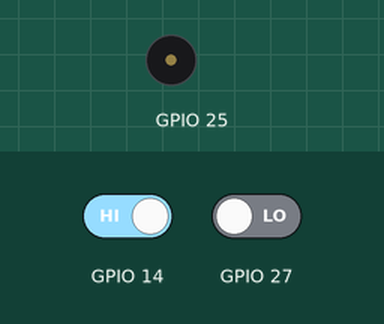
Recording of a sketch running on a simulated ESP32. Parts: buzzer (waves = sounding). Inputs (shaded band) come from the test bench; at power-on: GPIO 14 HIGH, GPIO 27 LOW.

Above: at 1.7 s.
1.8 s: GPIO 14 driven LOW
At 2.4 s:
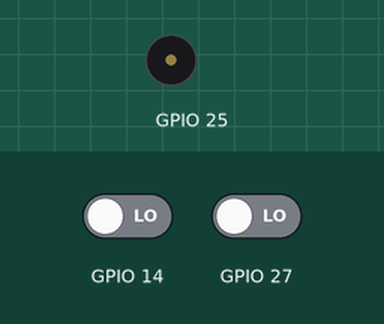
3.3 s: GPIO 14 driven HIGH
At 5.34 s:
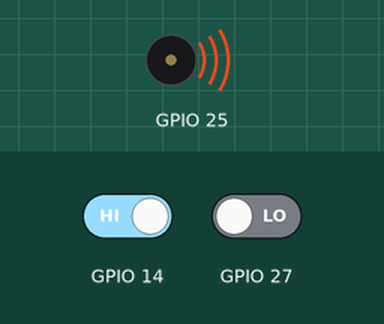
Timing chart, 0 to 12.5 s (numbered marks = the images above; inputs shaded):
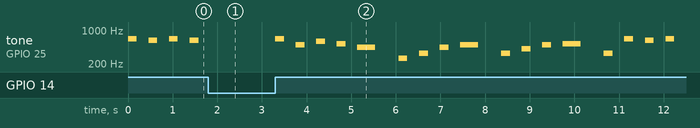

The sketch:

teachable_esp32_music.ino
```cpp
#include "pitches.h"

int freq = 2000;
int channel = 0;
int resolution = 8;

int melody[] = {
  NOTE_E5, NOTE_DS5, NOTE_E5, NOTE_DS5, NOTE_E5, NOTE_B4, NOTE_D5,
  NOTE_C5, NOTE_A4,
  NOTE_C4, NOTE_E4, NOTE_A4, NOTE_B4,
  NOTE_E4, NOTE_GS4, NOTE_B4, NOTE_C5, NOTE_E4,

  NOTE_E5, NOTE_DS5, NOTE_E5, NOTE_DS5, NOTE_E5, NOTE_B4, NOTE_D5,
  NOTE_C5, NOTE_A4,
  NOTE_C4, NOTE_E4, NOTE_A4, NOTE_B4,
  NOTE_E4, NOTE_C5, NOTE_B4, NOTE_A4,


};

int noteDurations[] = {
  4, 4, 4, 4, 4, 4, 4,
  4, 8/3,
  4, 4, 4, 8/3,
  4, 4, 4, 8/3, 4,
  4, 4, 4, 4, 4, 4, 4,
  4, 8/3,
  4, 4, 4, 8/3,
  4, 4, 4, 8/5,
};

void setup() {
  Serial.begin(115200);
  pinMode(14,INPUT);
  pinMode(27,INPUT);
  ledcSetup(channel, freq, resolution);
  ledcAttachPin(25, channel);
}
int Mask = 0;
int NoMask = 0;
void loop() {
    for (int thisNote = 0; thisNote < 42; thisNote++) {
        Mask = digitalRead(14);
        NoMask = digitalRead(27);
            while(Mask == 0){
        ledcWriteTone(channel, 0);
        Mask = digitalRead(14);
        NoMask = digitalRead(27);
      }
        int noteDuration = 800 / noteDurations[thisNote];

        ledcWriteTone(channel, melody[thisNote]);

        delay(noteDuration);
        ledcWriteTone(channel, 0);
        int pauseBetweenNotes = noteDuration * 1.30;
        delay(pauseBetweenNotes);
  }
}
```

pitches.h
```cpp
/*************************************************
 * Public Constants
 *************************************************/

#define NOTE_B0  31
#define NOTE_C1  33
#define NOTE_CS1 35
#define NOTE_D1  37
#define NOTE_DS1 39
#define NOTE_E1  41
#define NOTE_F1  44
#define NOTE_FS1 46
#define NOTE_G1  49
#define NOTE_GS1 52
#define NOTE_A1  55
#define NOTE_AS1 58
#define NOTE_B1  62
#define NOTE_C2  65
#define NOTE_CS2 69
#define NOTE_D2  73
#define NOTE_DS2 78
#define NOTE_E2  82
#define NOTE_F2  87
#define NOTE_FS2 93
#define NOTE_G2  98
#define NOTE_GS2 104
#define NOTE_A2  110
#define NOTE_AS2 117
#define NOTE_B2  123
#define NOTE_C3  131
#define NOTE_CS3 139
#define NOTE_D3  147
#define NOTE_DS3 156
#define NOTE_E3  165
#define NOTE_F3  175
#define NOTE_FS3 185
#define NOTE_G3  196
#define NOTE_GS3 208
#define NOTE_A3  220
#define NOTE_AS3 233
#define NOTE_B3  247
#define NOTE_C4  262
#define NOTE_CS4 277
#define NOTE_D4  294
#define NOTE_DS4 311
#define NOTE_E4  330
#define NOTE_F4  349
#define NOTE_FS4 370
#define NOTE_G4  392
#define NOTE_GS4 415
#define NOTE_A4  440
#define NOTE_AS4 466
#define NOTE_B4  494
#define NOTE_C5  523
#define NOTE_CS5 554
#define NOTE_D5  587
#define NOTE_DS5 622
#define NOTE_E5  659
#define NOTE_F5  698
#define NOTE_FS5 740
#define NOTE_G5  784
#define NOTE_GS5 831
#define NOTE_A5  880
#define NOTE_AS5 932
#define NOTE_B5  988
#define NOTE_C6  1047
#define NOTE_CS6 1109
#define NOTE_D6  1175
#define NOTE_DS6 1245
#define NOTE_E6  1319
#define NOTE_F6  1397
#define NOTE_FS6 1480
#define NOTE_G6  1568
#define NOTE_GS6 1661
#define NOTE_A6  1760
#define NOTE_AS6 1865
#define NOTE_B6  1976
#define NOTE_C7  2093
#define NOTE_CS7 2217
#define NOTE_D7  2349
#define NOTE_DS7 2489
#define NOTE_E7  2637
#define NOTE_F7  2794
#define NOTE_FS7 2960
#define NOTE_G7  3136
#define NOTE_GS7 3322
#define NOTE_A7  3520
#define NOTE_AS7 3729
#define NOTE_B7  3951
#define NOTE_C8  4186
#define NOTE_CS8 4435
#define NOTE_D8  4699
#define NOTE_DS8 4978
```

Measured:
- after the input at 1.8 s, tone on GPIO 25: stops changing and stays silent
- after the input at 3.3 s, tone on GPIO 25: plays 659 Hz for 0.20 s, 494 Hz for 0.20 s, 587 Hz for 0.20 s, 523 Hz for 0.20 s, 440 Hz for 0.40 s, 262 Hz for 0.20 s … (17 notes in this stretch), starting at once
- by itself, tone on GPIO 25: plays 659 Hz for 0.20 s, 622 Hz for 0.20 s, 659 Hz for 0.20 s, 622 Hz for 0.20 s
